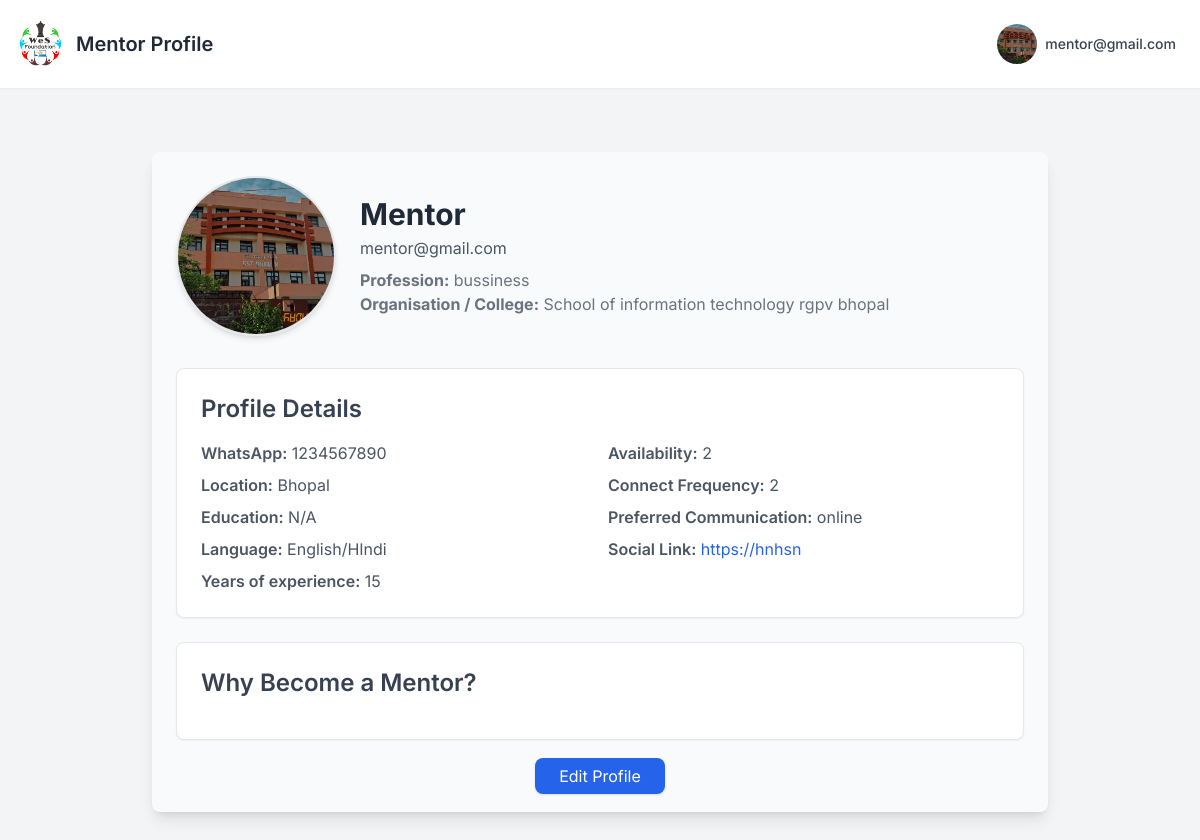
The app's page /mentor_profile (signed in) with its own data.
### app.py (models this page shows, shortened)
class MentorProfile(db.Model):
    __tablename__="mentor_profile"
    id = db.Column(db.Integer, primary_key=True)
    user_id= db.Column(db.Integer, db.ForeignKey("signup_details.id"),nullable=False)
    profession = db.Column(db.String(100))
    organisation = db.Column(db.String(150))
    whatsapp = db.Column(db.String(20))
    location = db.Column(db.String(100))
    education = db.Column(db.String(150))
    language = db.Column(db.String(100))
    availability = db.Column(db.String(100))
    connect_frequency = db.Column(db.String(100))
    preferred_communication = db.Column(db.String(100))
    social_link = db.Column(db.String(200))
    why_mentor = db.Column(db.Text)
    additional_info = db.Column(db.Text)
    profile_picture = db.Column(db.String(100))
    years_of_experience = db.Column(db.String(100))
    status = db.Column(db.String(20), default="pending")

class User(db.Model):
    __tablename__ = "signup_details"
    id = db.Column(db.Integer, primary_key=True)
    name = db.Column(db.String(100), nullable=False)
    email = db.Column(db.String(100), unique=True, nullable=False)
    password = db.Column(db.String(200), nullable=False)   # length thoda bada
    user_type = db.Column(db.String(10), nullable=False)
    mentor_profile = db.relationship("MentorProfile", backref="user", uselist=False)

### app.py (the view)
@app.route("/mentor_profile")
def mentorprofile():
    if "email" in session and session.get("user_type") == "1":
        user = User.query.filter_by(email=session["email"]).first()
        profile = MentorProfile.query.filter_by(user_id=user.id).first()
        return render_template(
            "mentorprofile.html",
            show_sidebar=False,
            full_name=user.name,
            email=user.email,
            profession=profile.profession if profile else "",
            organisation_or_college=profile.organisation if profile else "",
            whatsapp_number=profile.whatsapp if profile else "",
            location=profile.location if profile else "",
            education=profile.education if profile else "",
            language=profile.language if profile else "",
            availability_month=profile.availability if profile else "",
            connect_frequency=profile.connect_frequency if profile else "",
            preferred_communication=profile.preferred_communication if profile else "",
            social_link=profile.social_link if profile else "",
            mentor_reason=profile.why_mentor if profile else "",
            additional_info=profile.additional_info if profile else "",
            experience=profile.years_of_experience if profile else "",
            profile_picture=profile.profile_picture if profile else None
        )
    return redirect(url_for("signin"))

### templates/mentorprofile.html (shortened to what this page needs)
{% extends "base2.html" %}
{% block user %}Mentor Profile{% endblock %}
{% block content %}
<div class="max-w-4xl mx-auto mt-8 p-6 bg-gray-50 rounded-lg shadow-lg">
    <div class="flex flex-col items-center md:flex-row md:items-center md:justify-start space-y-4 md:space-y-0 md:space-x-6 mb-8">
        {% if profile_picture %}
        <img src="{{ url_for('static', filename='uploads/' + profile_picture) }}" alt="Profile Picture" class="w-32 h-32 md:w-40 md:h-40 object-cover rounded-full shadow-md border-2 border-gray-200">
        {% else %}
        <div class="w-32 h-32 md:w-40 md:h-40 flex items-center justify-center bg-gray-200 text-gray-500 rounded-full text-lg font-semibold">
            No Picture
        </div>
        {% endif %}
        <div class="text-center md:text-left">
            <h2 class="text-3xl font-bold text-gray-800">{{ full_name }}</h2>
            <p class="text-gray-600 mt-1">{{ email }}</p>
            <p class="text-gray-500 mt-2"><strong>Profession:</strong> {{ profession }}</p>
            <p class="text-gray-500"><strong>Organisation / College:</strong> {{ organisation_or_college }}</p>
        </div>
    </div>
    <div class="bg-white p-6 rounded-lg shadow-sm border border-gray-200">
        <h3 class="text-2xl font-semibold text-gray-700 mb-4">Profile Details</h3>
        <div class="grid grid-cols-1 md:grid-cols-2 gap-4">
            <div>
                <p class="text-gray-600"><span class="font-semibold">WhatsApp:</span> {{ whatsapp_number }}</p>
                <p class="text-gray-600 mt-2"><span class="font-semibold">Location:</span> {{ location }}</p>
                <p class="text-gray-600 mt-2"><span class="font-semibold">Education:</span> {{ education }}</p>
                <p class="text-gray-600 mt-2"><span class="font-semibold">Language:</span> {{ language }}</p>
                <p class="text-gray-600 mt-2"><span class="font-semibold">Years of experience:</span> {{ experience }}</p>
            </div>
            <div>
                <p class="text-gray-600"><span class="font-semibold">Availability:</span> {{ availability_month }}</p>
                <p class="text-gray-600 mt-2"><span class="font-semibold">Connect Frequency:</span> {{ connect_frequency }}</p>
                <p class="text-gray-600 mt-2"><span class="font-semibold">Preferred Communication:</span> {{ preferred_communication }}</p>
                <p class="text-gray-600 mt-2"><span class="font-semibold">Social Link:</span>
                    <a href="{{ social_link }}" class="text-blue-600 hover:underline" target="_blank">{{ social_link }}</a>
                </p>
            </div>
        </div>
    </div>
    <div class="bg-white p-6 rounded-lg shadow-sm border border-gray-200 mt-6">
        <h3 class="text-2xl font-semibold text-gray-700 mb-4">Why Become a Mentor?</h3>
    </div>
    <div class="mt-6 text-center">
        <a href="{{ url_for('editmentorprofile') }}"
           class="px-6 py-2 bg-blue-600 text-white rounded-lg shadow hover:bg-blue-700">
            Edit Profile
        </a>
    </div>
</div>
{% endblock %}

### templates/base2.html (shortened to what this page needs)
<!DOCTYPE html>
<html lang="en">
<head>
    <script src="https://cdn.tailwindcss.com"></script>
</head>
<body class="flex flex-col h-screen overflow-hidden ">
    <nav class="bg-white shadow-sm p-4 flex justify-between items-center z-10">
        <div class="flex items-center space-x-2">
             <a href="
             {% if session.get('user_type') == '0' %}
                {{ url_for('supervisordashboard') }}
            {% elif session.get('user_type') == '1' %}
                {{ url_for('mentordashboard') }}
            {% elif session.get('user_type') == '2' %}
                {{ url_for('menteedashboard') }}
            {% else %}
                {{ url_for('home') }}
            {% endif %}
             " class="flex items-center">
            <img src="{{ url_for('static', filename='img/logo.jpg') }}" alt="LOGO" class="h-12 w-12 rounded-full mr-3">
            <span class="text-xl font-semibold text-gray-800">{% block user %}{% endblock %}</span>
            </a>
        </div>
        <div class="relative">
            <button id="profile-dropdown-btn" class="group flex items-center space-x-2 p-2 rounded-full hover:bg-gray-600 hover:text-white transition-colors duration-200 focus:outline-none focus:ring focus:ring-blue-300">
                    <div class="top-right-profile">
                        {% if current_user_profile_pic %}
                            <img src="{{ url_for('static', filename='uploads/' + current_user_profile_pic) }}"
                                 alt="Profile Picture" class="w-10 h-10 rounded-full object-cover">
                        {% else %}
                            <img src="{{ url_for('static', filename='uploads/default.png') }}"
                                 alt="Profile Picture" class="w-10 h-10 rounded-full object-cover">
                        {% endif %}
                    </div>
                <span class="text-sm font-medium text-gray-700 group-hover:text-white hidden sm:block">{{ session.get('email') }}</span>
            </button>
        </div>
    </nav>
    <div class="flex flex-1 overflow-hidden">
    <div class="flex flex-1 overflow-hidden">
    <main class="flex-1 p-8 overflow-y-auto pb-40">
        {% block content %}{% endblock %}
    </main>
</div>
    </div>
</body>
</html>

### templates/base2.html (style rules this page uses)
body { font-family: 'Inter', sans-serif; background-color: #f3f4f6; }

### records on screen
MentorProfile: profile_picture (picture), profession "bussiness", organisation "School of information technology rgpv bhopal", whatsapp "1234567890", location "Bhopal", education "N/A", language "English/HIndi", years_of_experience "15", preferred_communication "online", social_link "https://hnhsn"
User: get "mentor@gmail.com", name "Mentor", email "mentor@gmail.com"

### other values on screen
{{ availability_month }} "2"
{{ connect_frequency }} "2"
